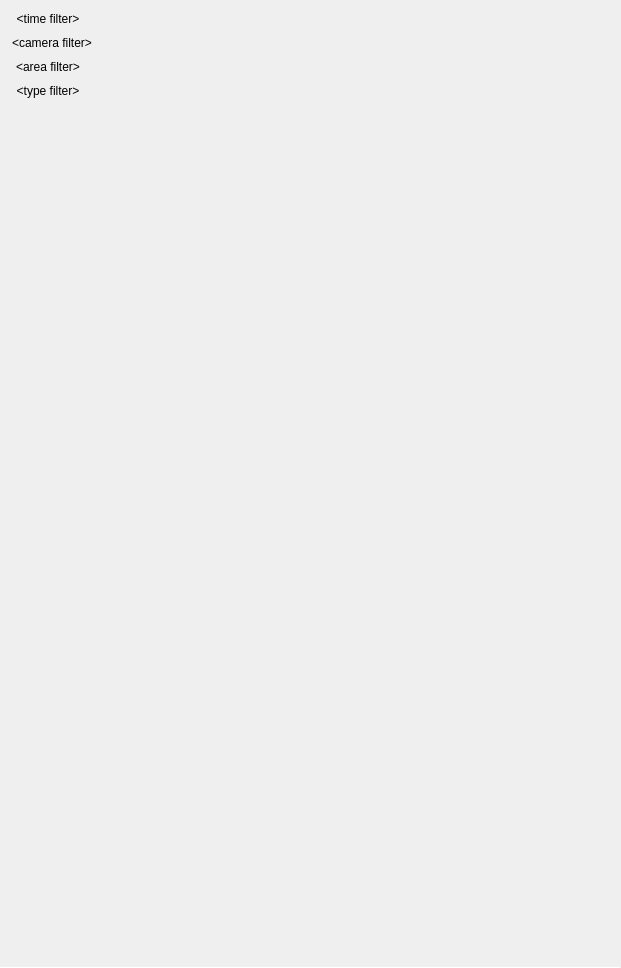
<?xml version="1.0" encoding="UTF-8"?>
<ui version="4.0">
 <class>UnifiedSearchWidget</class>
 <widget class="QWidget" name="UnifiedSearchWidget">
  <property name="geometry">
   <rect>
    <x>0</x>
    <y>0</y>
    <width>621</width>
    <height>968</height>
   </rect>
  </property>
  <layout class="QVBoxLayout" name="mainLayout">
   <property name="spacing">
    <number>0</number>
   </property>
   <property name="leftMargin">
    <number>0</number>
   </property>
   <property name="topMargin">
    <number>0</number>
   </property>
   <property name="rightMargin">
    <number>0</number>
   </property>
   <property name="bottomMargin">
    <number>0</number>
   </property>
   <item>
    <widget class="QWidget" name="headerWidget" native="true">
     <layout class="QVBoxLayout" name="headerLayout">
      <property name="spacing">
       <number>0</number>
      </property>
      <property name="leftMargin">
       <number>0</number>
      </property>
      <property name="topMargin">
       <number>0</number>
      </property>
      <property name="rightMargin">
       <number>0</number>
      </property>
      <property name="bottomMargin">
       <number>0</number>
      </property>
      <item>
       <widget class="QWidget" name="filters" native="true">
        <property name="sizePolicy">
         <sizepolicy hsizetype="Preferred" vsizetype="Fixed">
          <horstretch>0</horstretch>
          <verstretch>0</verstretch>
         </sizepolicy>
        </property>
        <layout class="QVBoxLayout" name="verticalLayout_2">
         <property name="spacing">
          <number>2</number>
         </property>
         <property name="leftMargin">
          <number>8</number>
         </property>
         <property name="topMargin">
          <number>8</number>
         </property>
         <property name="rightMargin">
          <number>8</number>
         </property>
         <property name="bottomMargin">
          <number>8</number>
         </property>
         <item alignment="Qt::AlignLeft">
          <widget class="nx::client::desktop::ui::SelectableTextButton" name="timeButton">
           <property name="text">
            <string notr="true">&lt;time filter&gt;</string>
           </property>
           <property name="flat">
            <bool>true</bool>
           </property>
          </widget>
         </item>
         <item alignment="Qt::AlignLeft">
          <widget class="nx::client::desktop::ui::SelectableTextButton" name="cameraButton">
           <property name="text">
            <string notr="true">&lt;camera filter&gt;</string>
           </property>
           <property name="flat">
            <bool>true</bool>
           </property>
          </widget>
         </item>
         <item alignment="Qt::AlignLeft">
          <widget class="nx::client::desktop::ui::SelectableTextButton" name="areaButton">
           <property name="text">
            <string notr="true">&lt;area filter&gt;</string>
           </property>
           <property name="flat">
            <bool>true</bool>
           </property>
          </widget>
         </item>
         <item alignment="Qt::AlignLeft">
          <widget class="nx::client::desktop::ui::SelectableTextButton" name="typeButton">
           <property name="text">
            <string notr="true">&lt;type filter&gt;</string>
           </property>
           <property name="flat">
            <bool>true</bool>
           </property>
          </widget>
         </item>
        </layout>
       </widget>
      </item>
     </layout>
    </widget>
   </item>
   <item>
    <widget class="QWidget" name="ribbonContainer" native="true">
     <layout class="QVBoxLayout" name="verticalLayout">
      <property name="spacing">
       <number>0</number>
      </property>
      <property name="leftMargin">
       <number>0</number>
      </property>
      <property name="topMargin">
       <number>0</number>
      </property>
      <property name="rightMargin">
       <number>0</number>
      </property>
      <property name="bottomMargin">
       <number>0</number>
      </property>
      <item>
       <widget class="QLabel" name="counterLabel">
        <property name="minimumSize">
         <size>
          <width>0</width>
          <height>32</height>
         </size>
        </property>
        <property name="maximumSize">
         <size>
          <width>16777215</width>
          <height>32</height>
         </size>
        </property>
        <property name="text">
         <string notr="true">&lt;event counter&gt;</string>
        </property>
        <property name="margin">
         <number>8</number>
        </property>
       </widget>
      </item>
      <item>
       <widget class="nx::client::desktop::EventRibbon" name="ribbon" native="true">
        <property name="sizePolicy">
         <sizepolicy hsizetype="Expanding" vsizetype="Expanding">
          <horstretch>0</horstretch>
          <verstretch>0</verstretch>
         </sizepolicy>
        </property>
        <widget class="QWidget" name="placeholder" native="true">
         <property name="geometry">
          <rect>
           <x>0</x>
           <y>160</y>
           <width>621</width>
           <height>371</height>
          </rect>
         </property>
         <property name="minimumSize">
          <size>
           <width>0</width>
           <height>100</height>
          </size>
         </property>
         <layout class="QVBoxLayout" name="verticalLayout_4">
          <property name="spacing">
           <number>16</number>
          </property>
          <property name="leftMargin">
           <number>24</number>
          </property>
          <property name="topMargin">
           <number>64</number>
          </property>
          <property name="rightMargin">
           <number>24</number>
          </property>
          <property name="bottomMargin">
           <number>24</number>
          </property>
          <item alignment="Qt::AlignHCenter">
           <widget class="QLabel" name="placeholderIcon">
            <property name="minimumSize">
             <size>
              <width>64</width>
              <height>64</height>
             </size>
            </property>
            <property name="maximumSize">
             <size>
              <width>64</width>
              <height>64</height>
             </size>
            </property>
            <property name="text">
             <string notr="true"/>
            </property>
           </widget>
          </item>
          <item alignment="Qt::AlignHCenter">
           <widget class="QLabel" name="placeholderText">
            <property name="text">
             <string notr="true">&lt;placeholder&gt;</string>
            </property>
            <property name="wordWrap">
             <bool>true</bool>
            </property>
           </widget>
          </item>
          <item>
           <spacer name="verticalSpacer">
            <property name="orientation">
             <enum>Qt::Vertical</enum>
            </property>
            <property name="sizeHint" stdset="0">
             <size>
              <width>20</width>
              <height>159</height>
             </size>
            </property>
           </spacer>
          </item>
         </layout>
        </widget>
       </widget>
      </item>
     </layout>
    </widget>
   </item>
   <item>
    <widget class="Line" name="line">
     <property name="minimumSize">
      <size>
       <width>0</width>
       <height>1</height>
      </size>
     </property>
     <property name="maximumSize">
      <size>
       <width>16777215</width>
       <height>1</height>
      </size>
     </property>
     <property name="orientation">
      <enum>Qt::Horizontal</enum>
     </property>
    </widget>
   </item>
  </layout>
 </widget>
 <customwidgets>
  <customwidget>
   <class>nx::client::desktop::EventRibbon</class>
   <extends>QWidget</extends>
   <header location="global">nx/client/desktop/event_search/widgets/event_ribbon.h</header>
   <container>1</container>
  </customwidget>
  <customwidget>
   <class>nx::client::desktop::ui::SelectableTextButton</class>
   <extends>QPushButton</extends>
   <header location="global">nx/client/desktop/ui/common/selectable_text_button.h</header>
  </customwidget>
 </customwidgets>
 <resources/>
 <connections/>
</ui>
